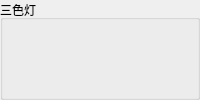
               <widget class="QGroupBox" name="groupBox_18">
                <property name="sizePolicy">
                 <sizepolicy hsizetype="Maximum" vsizetype="Preferred">
                  <horstretch>0</horstretch>
                  <verstretch>0</verstretch>
                 </sizepolicy>
                </property>
                <property name="title">
                 <string>三色灯</string>
                </property>
                <layout class="QGridLayout" name="gridLayout_47" rowstretch="0">
                 <property name="leftMargin">
                  <number>6</number>
                 </property>
                 <property name="topMargin">
                  <number>6</number>
                 </property>
                 <property name="rightMargin">
                  <number>6</number>
                 </property>
                 <property name="bottomMargin">
                  <number>6</number>
                 </property>
                 <property name="horizontalSpacing">
                  <number>6</number>
                 </property>
                 <property name="verticalSpacing">
                  <number>4</number>
                 </property>
                 <item row="0" column="0">
                  <layout class="QVBoxLayout" name="verticalLayout_39">
                   <property name="spacing">
                    <number>7</number>
                   </property>
                   <property name="leftMargin">
                    <number>0</number>
                   </property>
                   <property name="topMargin">
                    <number>0</number>
                   </property>
                   <property name="rightMargin">
                    <number>0</number>
                   </property>
                   <property name="bottomMargin">
                    <number>0</number>
                   </property>
                   <item>
                    <widget class="c_Fr_Light" name="m_State_204" native="true">
                     <property name="sizePolicy">
                      <sizepolicy hsizetype="Maximum" vsizetype="Maximum">
                       <horstretch>0</horstretch>
                       <verstretch>0</verstretch>
                      </sizepolicy>
                     </property>
                     <layout class="QGridLayout" name="gridLayout_212"/>
                    </widget>
                   </item>
                   <item>
                    <widget class="c_Fr_Light" name="m_State_253" native="true">
                     <property name="sizePolicy">
                      <sizepolicy hsizetype="Maximum" vsizetype="Maximum">
                       <horstretch>0</horstretch>
                       <verstretch>0</verstretch>
                      </sizepolicy>
                     </property>
                     <layout class="QGridLayout" name="gridLayout_213"/>
                    </widget>
                   </item>
                  </layout>
                 </item>
                 <item row="0" column="1">
                  <widget class="QWidget" name="widget_3" native="true">
                   <property name="sizePolicy">
                    <sizepolicy hsizetype="Maximum" vsizetype="Preferred">
                     <horstretch>0</horstretch>
                     <verstretch>0</verstretch>
                    </sizepolicy>
                   </property>
                   <property name="minimumSize">
                    <size>
                     <width>116</width>
                     <height>60</height>
                    </size>
                   </property>
                   <property name="styleSheet">
                    <string notr="true"/>
                   </property>
                   <layout class="QGridLayout" name="gridLayout_14">
                    <property name="leftMargin">
                     <number>6</number>
                    </property>
                    <property name="topMargin">
                     <number>6</number>
                    </property>
                    <property name="rightMargin">
                     <number>6</number>
                    </property>
                    <property name="bottomMargin">
                     <number>6</number>
                    </property>
                    <property name="spacing">
                     <number>4</number>
                    </property>
                    <item row="0" column="1">
                     <spacer name="verticalSpacer">
                      <property name="orientation">
                       <enum>Qt::Vertical</enum>
                      </property>
                      <property name="sizeType">
                       <enum>QSizePolicy::Preferred</enum>
                      </property>
                      <property name="sizeHint" stdset="0">
                       <size>
                        <width>20</width>
                        <height>40</height>
                       </size>
                      </property>
                     </spacer>
                    </item>
                    <item row="0" column="0">
                     <spacer name="horizontalSpacer_18">
                      <property name="orientation">
                       <enum>Qt::Horizontal</enum>
                      </property>
                      <property name="sizeType">
                       <enum>QSizePolicy::Preferred</enum>
                      </property>
                      <property name="sizeHint" stdset="0">
                       <size>
                        <width>40</width>
                        <height>20</height>
                       </size>
                      </property>
                     </spacer>
                    </item>
                   </layout>
                  </widget>
                 </item>
                </layout>
               </widget>
